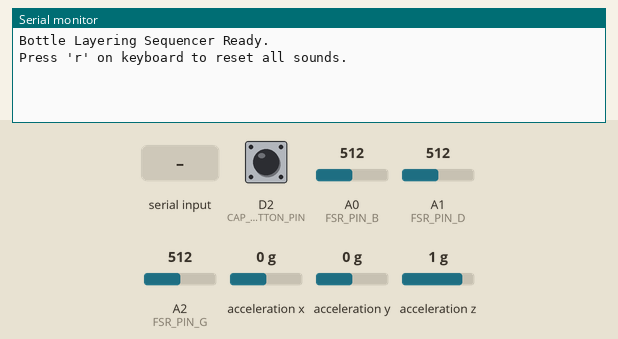
Recording of a sketch running on a simulated Arduino Nano 33 BLE. On the bench: the last lines printed to the serial monitor. The test bench sets the inputs (shaded band); at power-on: D2 (CAP_BUTTON_PIN) HIGH, acceleration z 1 g, A0 (FSR_PIN_B) = 512, A1 (FSR_PIN_D) = 512, A2 (FSR_PIN_G) = 512, acceleration x 0 g, acceleration y 0 g.

Above: at 1.2 s.
1.3 s: D2 (CAP_BUTTON_PIN) pulled LOW for 0.15 s
At 1.9 s:
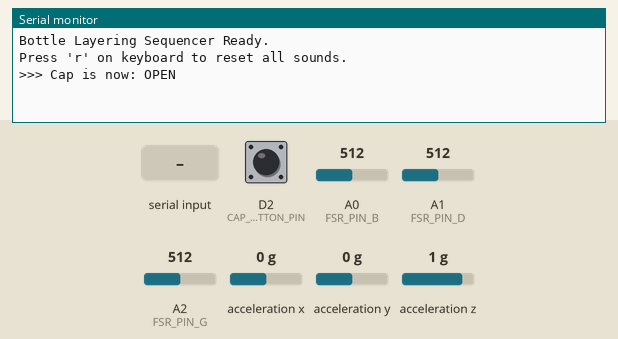
2.9 s: acceleration z set to -1.4 g
At 4.1 s:
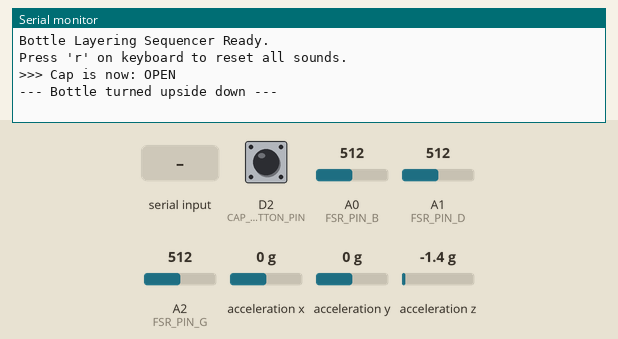
4.4 s: "r" received over Serial
At 5.4 s:
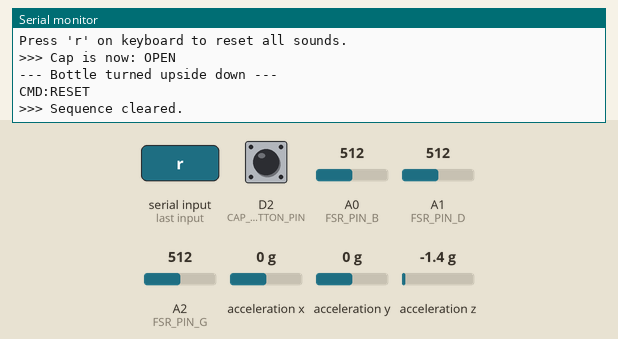
5.9 s: D2 (CAP_BUTTON_PIN) pulled LOW for 1 s
At 6.7 s:
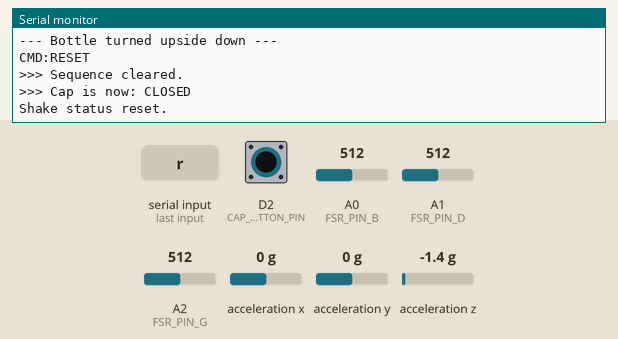

The sketch:

bottle_instrument.ino
```cpp
#include "Arduino_BMI270_BMM150.h"

// --- Hardware Setup ---
const int FSR_PIN_B = A0; // Sensor for tone 'B'
const int FSR_PIN_D = A1; // Sensor for tone 'D'
const int FSR_PIN_G = A2; // Sensor for tone 'G'

const int CAP_BUTTON_PIN = 2;

// --- Thresholds (Adjust these!) ---
const int FSR_THRESHOLD = 300;
const float SHAKE_THRESHOLD = 2;
const float TURN_THRESHOLD = -0.6;

// --- IMU Variables ---
float x, y, z;

// --- Status Variables ---
bool cap = false;
bool wasShaken = false;
bool isUpsideDown = false;
bool justTurned = false;

// --- Tone Storage (Sequence) ---
char toneSequence[50];
int sequenceLength = 0;

// --- Helper variables (for clean key presses) ---
bool b_wasPressed = false;
bool d_wasPressed = false;
bool g_wasPressed = false;

// --- Debounce Variables for Cap Button ---
int capButtonState = HIGH;
int lastCapButtonState = HIGH;
unsigned long lastCapDebounceTime = 0;
const unsigned long DEBOUNCE_DELAY_MS = 50;


void setup() {
  Serial.begin(9600);

  if (!IMU.begin()) {
    Serial.println("Error: Failed to initialize IMU!");
    while (1);
  }

  pinMode(CAP_BUTTON_PIN, INPUT_PULLUP);

  Serial.println("Bottle Layering Sequencer Ready.");
  Serial.println("Press 'r' on keyboard to reset all sounds."); // HINWEIS
}

void loop() {

  // 1. Read Inputs
  // --------------------------------

  // NEU: Prüft auf 'r' für Reset
  if (Serial.available() > 0) {
    char command = Serial.read();
    if (command == 'r' || command == 'R') {
      Serial.println("CMD:RESET"); // Sendet Reset-Befehl an Laptop
      clearSequence(); // Löscht die Arduino-Sequenz
    }
  }

  // Read the physical cap button (with debounce)
  int reading = digitalRead(CAP_BUTTON_PIN);

  if (reading != lastCapButtonState) {
    lastCapDebounceTime = millis();
  }

  if ((millis() - lastCapDebounceTime) > DEBOUNCE_DELAY_MS) {
    if (reading != capButtonState) {
      capButtonState = reading;

      if (capButtonState == LOW) {
        cap = !cap;
        Serial.print(">>> Cap is now: ");
        Serial.println(cap ? "OPEN" : "CLOSED");

        if (cap == false) {
          wasShaken = false;
          Serial.println("Shake status reset.");
        }
      }
    }
  }
  lastCapButtonState = reading;

  // Read IMU data
  float totalAccel = 0;
  if (IMU.accelerationAvailable()) {
    IMU.readAcceleration(x, y, z);
    totalAccel = sqrt(x * x + y * y + z * z);
  }

  // Read FSR sensors
  int fsr_b_val = analogRead(FSR_PIN_B);
  int fsr_d_val = analogRead(FSR_PIN_D);
  int fsr_g_val = analogRead(FSR_PIN_G);

  bool b_isPressed = fsr_b_val > FSR_THRESHOLD;
  bool d_isPressed = fsr_d_val > FSR_THRESHOLD;
  bool g_isPressed = fsr_g_val > FSR_THRESHOLD;
  bool anyPressed = b_isPressed || d_isPressed || g_isPressed;


  // 2. Logic: Process states
  // --------------------------------

  // --- LOGIC: CAP CLOSED (Detect shake) ---
  if (cap == false) {
    if (totalAccel > SHAKE_THRESHOLD) {
      wasShaken = true;
      Serial.println("!!! SHAKEN !!!");
      delay(200);
    }
  }

  // --- LOGIC: CAP OPEN (Record & Playback) ---
  if (cap == true) {

    // A) RECORDING: If one of the FSRs is PRESSED
    if (b_isPressed && !b_wasPressed) {
      recordTone('B');
    }
    if (d_isPressed && !d_wasPressed) {
      recordTone('D');
    }
    if (g_isPressed && !g_wasPressed) {
      recordTone('G');
    }

    // B) PLAYBACK: If NOTHING is pressed AND bottle is turned upside down
    justTurned = false;
    if (z < TURN_THRESHOLD && !isUpsideDown) {
      isUpsideDown = true;
      justTurned = true;
      Serial.println("--- Bottle turned upside down ---");
    } else if (z > abs(TURN_THRESHOLD)) {
      isUpsideDown = false;
    }

    // Trigger playback
    if (justTurned && !anyPressed) {
      if (wasShaken) {
        // Case 3: Shaken -> Play Chord
        playChord();
        wasShaken = false;
      } else {
        // Case 2: Not shaken -> Play Sequence
        playSequence();
      }
      // ❗️❗️❗️
      // clearSequence(); // <--- ENTFERNT!
      // Die Sequenz baut sich jetzt immer weiter auf.
      // ❗️❗️❗️
    }
  }

  // 3. Save sensor states for next loop
  b_wasPressed = b_isPressed;
  d_wasPressed = d_isPressed;
  g_wasPressed = g_isPressed;

  delay(20);
}


// --- HELPER FUNCTIONS ---

/**
 * Adds a tone to the sequence.
 * SENDS AN IMMEDIATE PLAY COMMAND.
 */
void recordTone(char tone) {
  // Sendet den Befehl zum sofortigen Abspielen (einzeln)
  Serial.print("PLAY:");
  Serial.println(tone);

  // Fügt den Ton zur Sequenz für die spätere Wiedergabe hinzu
  if (sequenceLength < 50) {
    toneSequence[sequenceLength] = tone;
    sequenceLength++;
    Serial.print("Recorded for sequence: "); Serial.println(tone);
  } else {
    Serial.println("Sequence memory full!");
  }
}

/**
 * Sends the "Play this Sequence" command to the laptop.
 * (Sends all recorded tones)
 */
void playSequence() {
  if (sequenceLength == 0) {
    Serial.println("PLAYBACK: Sequence is empty.");
    return;
  }

  Serial.print("PLAYBACK (Sequence): ");
  for (int i = 0; i < sequenceLength; i++) {
    char tone = toneSequence[i];

    Serial.print(" "); Serial.print(tone);
  }
  Serial.println("\n(Sequence End)");
}

/**
 * Sends the "Play this Chord" command to the laptop.
 * (Sends all unique tones)
 */
void playChord() {
  if (sequenceLength == 0) {
    Serial.println("PLAYBACK: (Chord) Sequence is empty.");
    return;
  }

  bool hasB = false;
  bool hasD = false;
  bool hasG = false;

  for (int i = 0; i < sequenceLength; i++) {
    if (toneSequence[i] == 'B') hasB = true;
    if (toneSequence[i] == 'D') hasD = true;
    if (toneSequence[i] == 'G') hasG = true;
  }

  Serial.print("CMD:CHORD:"); // Command for "Chord"
  if (hasB) Serial.print("B,");
  if (hasD) Serial.print("D,");
  if (hasG) Serial.print("G,");
  Serial.println(); // Finish command
}

/**
 * Clears the sequence.
 */
void clearSequence() {
  sequenceLength = 0;
  Serial.println(">>> Sequence cleared.");
}
```

Measured:
- after the input at 1.3 s, the serial monitor: prints a new line after 0.07 s (image 1)
- after the input at 2.9 s, the serial monitor: prints a new line at once (image 2)
- after the input at 4.4 s, the serial monitor: prints a new line at once (image 3)
- after the input at 5.9 s, the serial monitor: prints a new line after 0.08 s (image 4)
